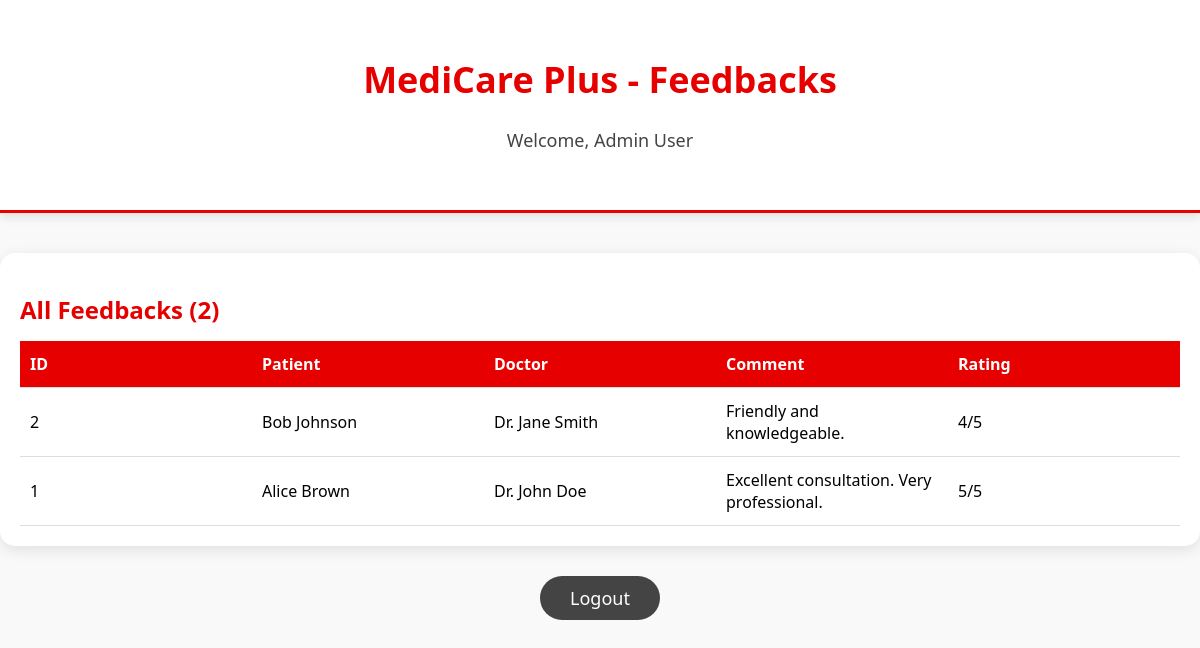
The app's page /feedback.php (signed in) with its own data.
### tables this page shows
CREATE TABLE IF NOT EXISTS users (
    id INT AUTO_INCREMENT PRIMARY KEY,
    role ENUM('admin','doctor','patient') NOT NULL DEFAULT 'patient',
    fullname VARCHAR(255) NOT NULL,
    email VARCHAR(255) NOT NULL UNIQUE,
    password_hash VARCHAR(255) NOT NULL,
    specialization VARCHAR(255),
    experience VARCHAR(50)
);

CREATE TABLE IF NOT EXISTS feedback (
    id INT AUTO_INCREMENT PRIMARY KEY,
    doctor_id INT NOT NULL,
    patient_id INT NOT NULL,
    comment TEXT NOT NULL,
    rating INT NOT NULL,
    FOREIGN KEY (doctor_id) REFERENCES users(id) ON DELETE CASCADE,
    FOREIGN KEY (patient_id) REFERENCES users(id) ON DELETE CASCADE
);

### feedback.php (the view, shortened to what this page needs)
<?php
include 'includes/db.php';
$adminId = $_SESSION['user_id'];
$stmt = $pdo->prepare("SELECT * FROM users WHERE id = ?");
$stmt->execute([$adminId]);
$admin = $stmt->fetch(PDO::FETCH_ASSOC);
$feedbacks = $pdo->query("
    SELECT
        f.id, f.comment, f.rating,
        p.fullname AS patient_name,
        d.fullname AS doctor_name
    FROM feedback f
    JOIN users p ON f.patient_id = p.id
    JOIN users d ON f.doctor_id = d.id
    ORDER BY f.id DESC
")->fetchAll(PDO::FETCH_ASSOC);
$totalFeedbacks = count($feedbacks);
?>
<!DOCTYPE html>
<html lang="en">
<head>
</head>
<body>
<div class="header">
    <h1>MediCare Plus - Feedbacks</h1>
    <p>Welcome, <?= htmlspecialchars($admin['fullname']) ?></p>
</div>
<div class="table-container">
    <h2>All Feedbacks (<?= $totalFeedbacks ?>)</h2>
    <?php if ($totalFeedbacks > 0): ?>
    <table>
        <thead>
            <tr>
                <th>ID</th>
                <th>Patient</th>
                <th>Doctor</th>
                <th>Comment</th>
                <th>Rating</th>
            </tr>
        </thead>
        <tbody>
            <?php foreach ($feedbacks as $feedback): ?>
            <tr>
                <td><?= $feedback['id'] ?></td>
                <td><?= htmlspecialchars($feedback['patient_name']) ?></td>
                <td><?= htmlspecialchars($feedback['doctor_name']) ?></td>
                <td><?= htmlspecialchars($feedback['comment']) ?></td>
                <td><?= $feedback['rating'] ?>/5</td>
            </tr>
            <?php endforeach; ?>
        </tbody>
    </table>
    <?php else: ?>
        <p>No feedback available yet.</p>
    <?php endif; ?>
</div>
<div class="logout-button">
    <a href="logout.php">Logout</a>
</div>
</body>
</html>

### feedback.php (style rules this page uses)
body { margin:0; font-family:'Segoe UI', Arial, sans-serif; background:#f9f9f9; }
.header { text-align:center; padding:40px 20px; background:white; border-bottom:3px solid #e60000; box-shadow:0 4px 10px rgba(0,0,0,0.1); }
.header h1 { margin-top:15px; font-size:36px; color:#e60000; }
.header p { font-size:18px; color:#444; margin-top:5px; }
.table-container { max-width:1200px; margin:40px auto; background:white; padding:20px; border-radius:15px; box-shadow:0 4px 15px rgba(0,0,0,0.1); }
.table-container h2 { margin-bottom:15px; color:#e60000; }
table { width:100%; border-collapse:collapse; table-layout:fixed; }
table th, table td { padding:12px 10px; border-bottom:1px solid #ddd; text-align:left; word-wrap:break-word; }
table th { background:#e60000; color:white; font-weight:600; }
.logout-button { text-align:center; margin:40px 0; }
.logout-button a { padding:10px 30px; background:#444; color:white; font-size:18px; text-decoration:none; border-radius:30px; }

### records on screen
users: fullname "Admin User"
feedback: id "2", patient.fullname "Bob Johnson", doctor.fullname "Dr. Jane Smith", comment "Friendly and knowledgeable.", rating "4"
feedback: id "1", patient.fullname "Alice Brown", doctor.fullname "Dr. John Doe", comment "Excellent consultation. Very professional.", rating "5"

### other values on screen
$totalFeedbacks "2"
